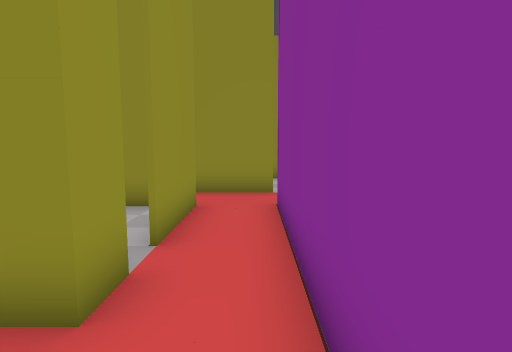
View 1 (above)

16 first-person views from a walk through a 3-D level made in the Godot game engine. The camera is 1.5 m above the floor, tilts 6° down and sees 80° across. The floor is counted in squares, 1 m on a side. Each view is taken from the middle of a square. On the plan, view 1 faces up. The plan holds only what a view shows up to about 15 squares ahead; the rest is blank. The place goes on beyond the plan.

View 2
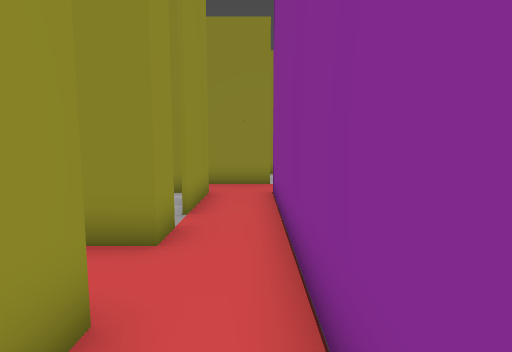

View 3
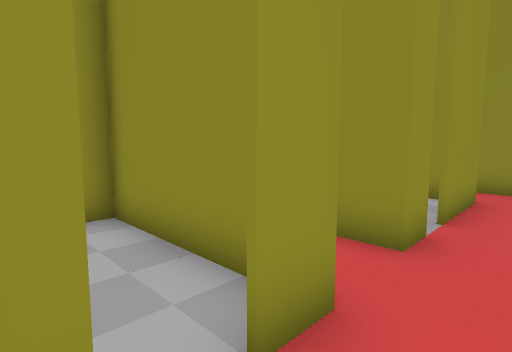

View 4
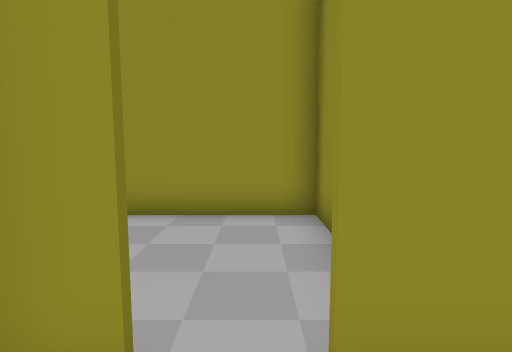

View 5
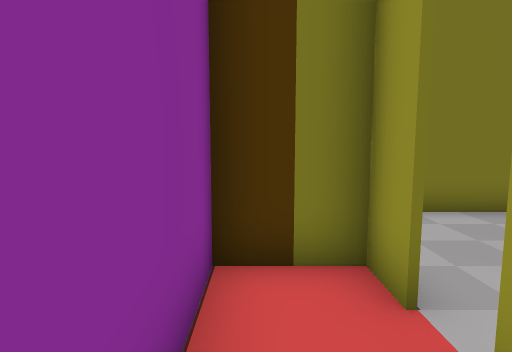

View 6
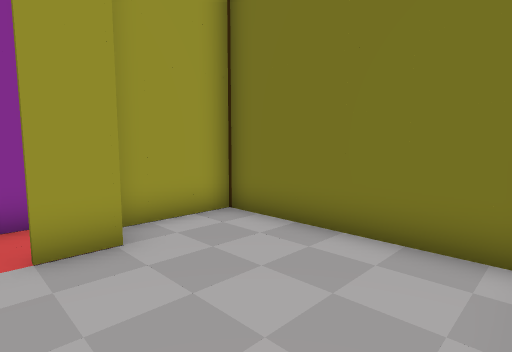

View 7
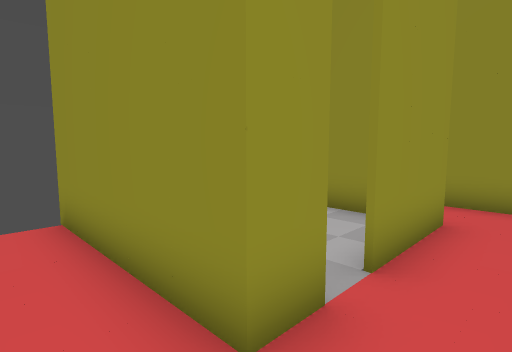

View 8
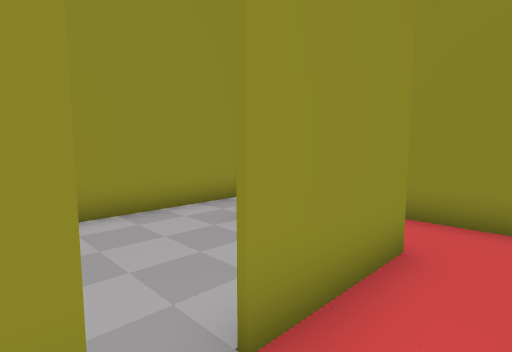

View 9
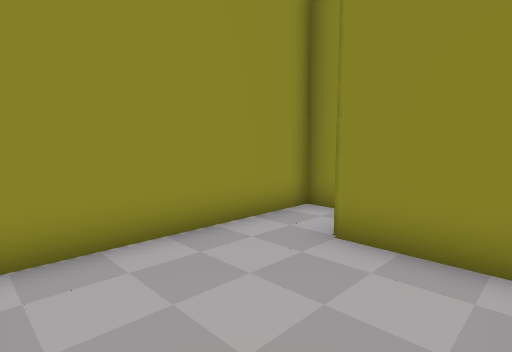

View 10
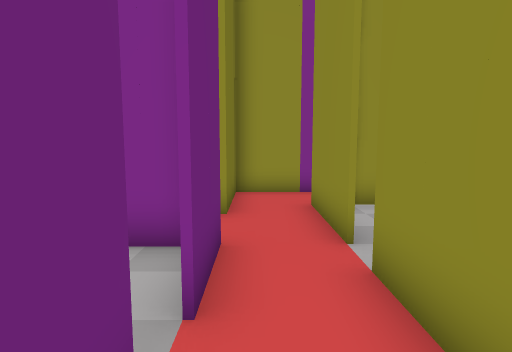

View 11
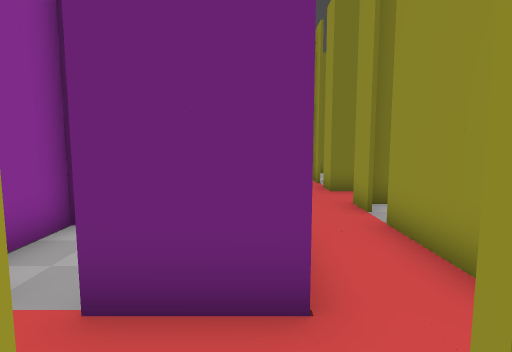

View 12
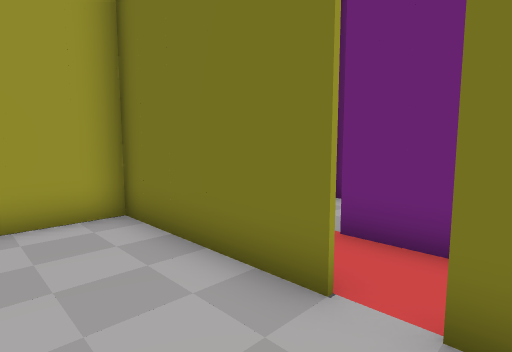

View 13
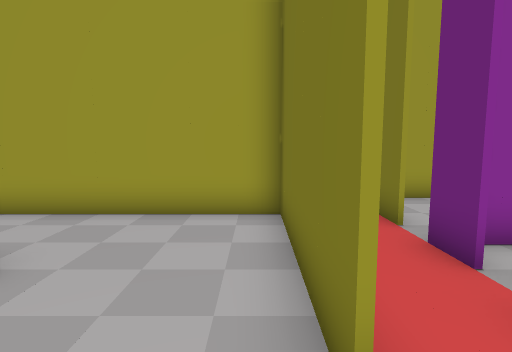

View 14
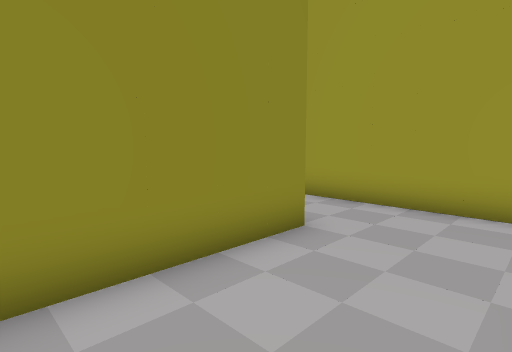

View 15
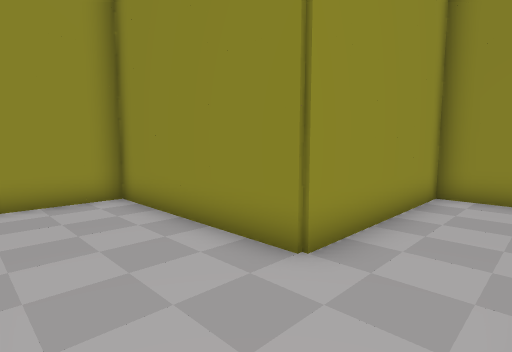

View 16
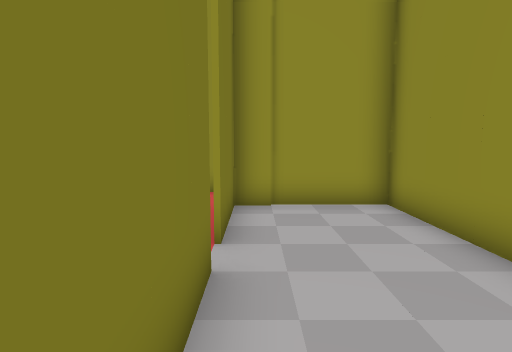

### Floor plan
Ten units are one square. View 1 is at (0, 0); x grows to the right and y downward. Boxes are objects, and circles mark ways between rooms. Rooms are numbered by the first view taken in them; rooms with no view inside come last. Other rooms are left out.
<svg viewBox="-71 -199 141 260">
<path fill="none" stroke="#000" d="M-21 -4 -14 -4 -14 8M-14 -24 -66 -24M5 4 5 -16M-15 28 -15 16M-14 16 -14 26 5 26 5 4M-24 -3 -65 -3 -65 38M-58 56 -5 56 -5 30M-14 -34 -14 -24M-26 -75 -14 -75 -14 -42M6 -94 -25 -94M5 -16 5 -75 14 -75M-22 -73 -46 -73M-24 -25 -19 -25M-56 -94 -65 -94 -65 -32M55 -75 65 -75M35 -75 46 -75M35 -94 15 -94M14 -75 26 -75M15 -95 64 -95 64 -155M52 -194 36 -194 36 -133 -25 -133 -25 -95 6 -95"/>
<circle cx="-5" cy="0" r="3" fill="#2a7"/>
<circle cx="0" cy="-25" r="3" fill="#2a7"/>
<circle cx="-10" cy="-40" r="3" fill="#2a7"/>
<circle cx="20" cy="-80" r="3" fill="#2a7"/>
<circle cx="10" cy="-90" r="3" fill="#2a7"/>
<text x="-20" y="-10">1</text>
<text x="-30" y="30">2</text>
<text x="0" y="-60">3</text>
<text x="-40" y="-50">4</text>
<text x="50" y="-80">5</text>
<text x="30" y="-120">6</text>
</svg>
Room 1 opens to room 2. Room 1 opens to room 3. Room 3 opens to room 4. Room 3 opens to room 5. Room 3 opens to room 6.

Where each view was taken, in squares from view 1:
view 1: 0 up, 0 right, facing up
view 2: 2 down, 0 right, facing up
view 3: 2 down, 0 right, facing up-left
view 4: 1 down, 0 right, facing left
view 5: 1 up, 0 right, facing down
view 6: 1 down, 6 left, facing down-right
view 7: 1 up, 0 right, facing up-left
view 8: 3 up, 0 right, facing up-left
view 9: 3 up, 2 left, facing up-left
view 10: 8 up, 5 right, facing left
view 11: 10 up, 1 right, facing down
view 12: 12 up, 0 right, facing down-right
view 13: 10 up, 0 right, facing right
view 14: 10 up, 1 left, facing up-right
view 15: 10 up, 6 right, facing up-left
view 16: 10 up, 5 right, facing left
